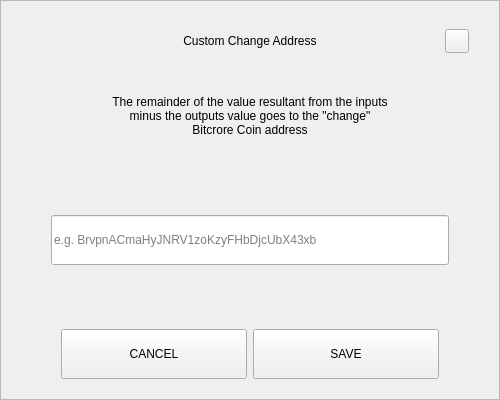
<?xml version="1.0" encoding="UTF-8"?>
<ui version="4.0">
 <class>SendChangeAddressDialog</class>
 <widget class="QDialog" name="SendChangeAddressDialog">
  <property name="geometry">
   <rect>
    <x>0</x>
    <y>0</y>
    <width>500</width>
    <height>400</height>
   </rect>
  </property>
  <property name="windowTitle">
   <string>Dialog</string>
  </property>
  <layout class="QVBoxLayout" name="verticalLayout">
   <property name="spacing">
    <number>0</number>
   </property>
   <property name="leftMargin">
    <number>0</number>
   </property>
   <property name="topMargin">
    <number>0</number>
   </property>
   <property name="rightMargin">
    <number>0</number>
   </property>
   <property name="bottomMargin">
    <number>0</number>
   </property>
   <item>
    <widget class="QFrame" name="frame">
     <property name="styleSheet">
      <string notr="true"/>
     </property>
     <property name="frameShape">
      <enum>QFrame::StyledPanel</enum>
     </property>
     <property name="frameShadow">
      <enum>QFrame::Raised</enum>
     </property>
     <layout class="QVBoxLayout" name="verticalLayout_2" stretch="0,0,0,0,0,0,0">
      <property name="spacing">
       <number>0</number>
      </property>
      <property name="leftMargin">
       <number>30</number>
      </property>
      <property name="topMargin">
       <number>20</number>
      </property>
      <property name="rightMargin">
       <number>30</number>
      </property>
      <property name="bottomMargin">
       <number>20</number>
      </property>
      <item>
       <layout class="QHBoxLayout" name="horizontalLayout_3">
        <property name="spacing">
         <number>0</number>
        </property>
        <item>
         <spacer name="horizontalSpacer_2">
          <property name="orientation">
           <enum>Qt::Horizontal</enum>
          </property>
          <property name="sizeHint" stdset="0">
           <size>
            <width>40</width>
            <height>20</height>
           </size>
          </property>
         </spacer>
        </item>
        <item>
         <widget class="QLabel" name="labelTitle">
          <property name="minimumSize">
           <size>
            <width>0</width>
            <height>40</height>
           </size>
          </property>
          <property name="maximumSize">
           <size>
            <width>16777215</width>
            <height>40</height>
           </size>
          </property>
          <property name="styleSheet">
           <string notr="true">padding-left:24px;</string>
          </property>
          <property name="text">
           <string>Custom Change Address</string>
          </property>
          <property name="alignment">
           <set>Qt::AlignCenter</set>
          </property>
          <property name="margin">
           <number>7</number>
          </property>
         </widget>
        </item>
        <item>
         <spacer name="horizontalSpacer">
          <property name="orientation">
           <enum>Qt::Horizontal</enum>
          </property>
          <property name="sizeHint" stdset="0">
           <size>
            <width>40</width>
            <height>20</height>
           </size>
          </property>
         </spacer>
        </item>
        <item>
         <widget class="QPushButton" name="btnEsc">
          <property name="minimumSize">
           <size>
            <width>24</width>
            <height>24</height>
           </size>
          </property>
          <property name="maximumSize">
           <size>
            <width>24</width>
            <height>24</height>
           </size>
          </property>
          <property name="focusPolicy">
           <enum>Qt::NoFocus</enum>
          </property>
          <property name="text">
           <string/>
          </property>
         </widget>
        </item>
       </layout>
      </item>
      <item>
       <spacer name="verticalSpacer_2">
        <property name="orientation">
         <enum>Qt::Vertical</enum>
        </property>
        <property name="sizeType">
         <enum>QSizePolicy::Fixed</enum>
        </property>
        <property name="sizeHint" stdset="0">
         <size>
          <width>20</width>
          <height>20</height>
         </size>
        </property>
       </spacer>
      </item>
      <item alignment="Qt::AlignHCenter">
       <widget class="QLabel" name="labelMessage">
        <property name="minimumSize">
         <size>
          <width>0</width>
          <height>70</height>
         </size>
        </property>
        <property name="text">
         <string>The remainder of the value resultant from the inputs minus the outputs value goes to the &quot;change&quot; Bitcrore Coin address</string>
        </property>
        <property name="alignment">
         <set>Qt::AlignCenter</set>
        </property>
        <property name="wordWrap">
         <bool>true</bool>
        </property>
       </widget>
      </item>
      <item>
       <spacer name="verticalSpacer_3">
        <property name="orientation">
         <enum>Qt::Vertical</enum>
        </property>
        <property name="sizeHint" stdset="0">
         <size>
          <width>20</width>
          <height>40</height>
         </size>
        </property>
       </spacer>
      </item>
      <item>
       <layout class="QHBoxLayout" name="horizontalLayout_2">
        <property name="spacing">
         <number>0</number>
        </property>
        <property name="leftMargin">
         <number>20</number>
        </property>
        <property name="rightMargin">
         <number>20</number>
        </property>
        <item>
         <widget class="QLineEdit" name="lineEditAddress">
          <property name="minimumSize">
           <size>
            <width>0</width>
            <height>50</height>
           </size>
          </property>
          <property name="placeholderText">
           <string notr="true">e.g. BrvpnACmaHyJNRV1zoKzyFHbDjcUbX43xb</string>
          </property>
         </widget>
        </item>
       </layout>
      </item>
      <item>
       <spacer name="verticalSpacer">
        <property name="orientation">
         <enum>Qt::Vertical</enum>
        </property>
        <property name="sizeHint" stdset="0">
         <size>
          <width>20</width>
          <height>40</height>
         </size>
        </property>
       </spacer>
      </item>
      <item>
       <layout class="QHBoxLayout" name="horizontalLayout" stretch="2,2">
        <property name="spacing">
         <number>6</number>
        </property>
        <property name="leftMargin">
         <number>30</number>
        </property>
        <property name="rightMargin">
         <number>30</number>
        </property>
        <item>
         <widget class="QPushButton" name="btnCancel">
          <property name="minimumSize">
           <size>
            <width>180</width>
            <height>50</height>
           </size>
          </property>
          <property name="focusPolicy">
           <enum>Qt::NoFocus</enum>
          </property>
          <property name="text">
           <string>CANCEL</string>
          </property>
         </widget>
        </item>
        <item>
         <widget class="QPushButton" name="btnSave">
          <property name="minimumSize">
           <size>
            <width>180</width>
            <height>50</height>
           </size>
          </property>
          <property name="focusPolicy">
           <enum>Qt::NoFocus</enum>
          </property>
          <property name="text">
           <string>SAVE</string>
          </property>
         </widget>
        </item>
       </layout>
      </item>
     </layout>
    </widget>
   </item>
  </layout>
 </widget>
 <resources/>
 <connections/>
</ui>
